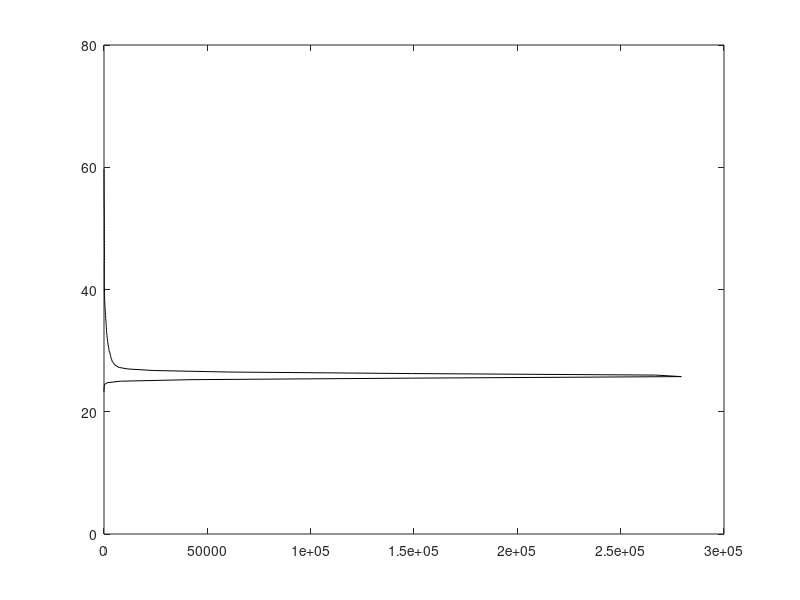

Recreate this plot in MATLAB. (Note: this script raises an error after producing the figure.)
start_tic = tic;
close all

%%
load spectrum
i = 4;

n = numbers(:,i);
s = stress;

n(n<10) = nan;
[~,peak] = max(n);
idx = zeros(size(n), 'like', true);
idx(1:peak) = true;
iu = ~isnan(n) & idx;
id = ~isnan(n) & ~idx;

logn = reallog(n);
plot(n, s, 'k');

pu = polyfit(s(iu), logn(iu), 2)
pd = polyfit(s(id), logn(id), 1)

nu = polyval(pu, s(iu));
nd = polyval(pd, s(id));
% plot(exp(nu), s(iu), 'r--');
% plot(exp(nd), s(id), 'b--');

grid off;

h = gca;
h.XScale = 'log';
xlim([10 1e6]);
xticks(10.^(1:6));
xlabel('$N$/cycle');
ylabel('$S$/MPa');

if i == 4
    ylim([20 70]);
end


%%
fprintf('%s elapsed: %f s\n', mfilename, toc(start_tic));

figure(1);
if strncmpi(mfilename, 'plot_', 5)
    sec = 'ABCDEFG';
    print(['fit' sec(i)], '-depsc');
else
    set(1, 'windowstyle', 'docked')
end